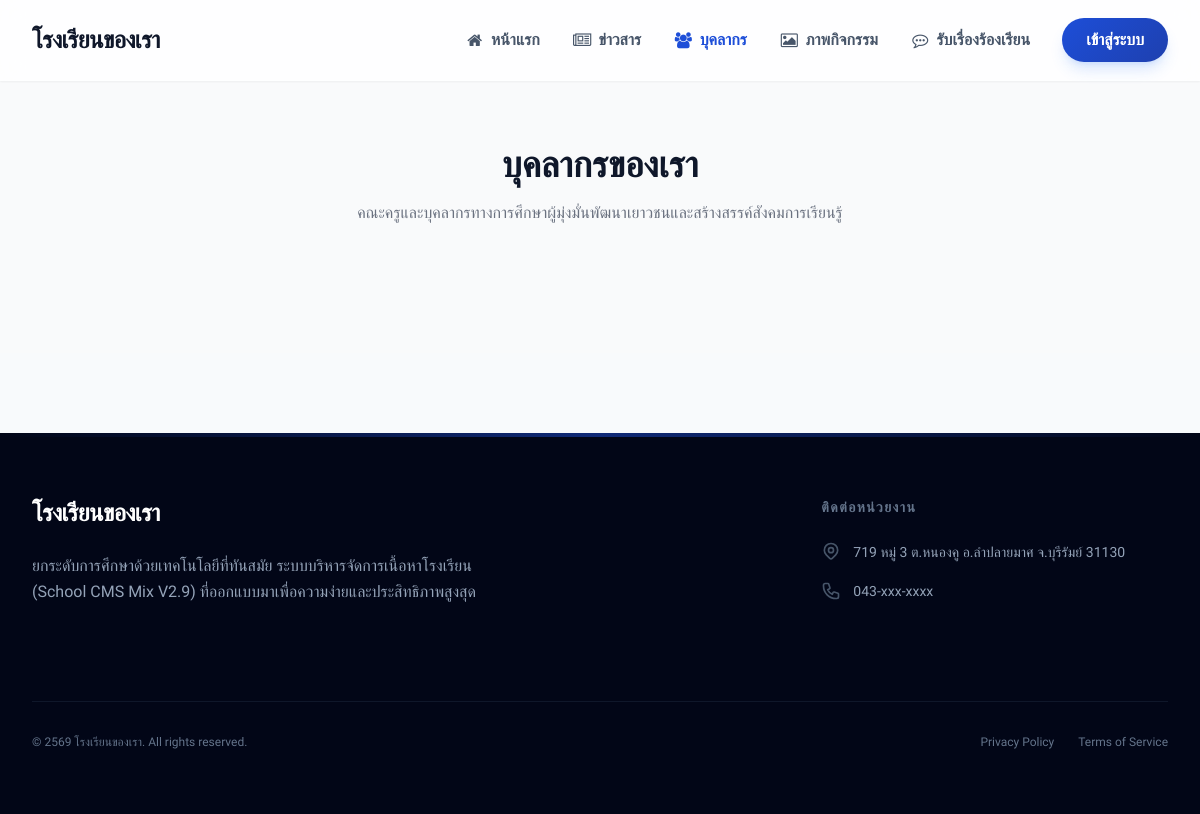
Screenshot of /personnel-view with the database file from the repository.
### tables this page shows
CREATE TABLE IF NOT EXISTS `settings` (
    `id` INT AUTO_INCREMENT PRIMARY KEY,
    `setting_key` VARCHAR(100) NOT NULL UNIQUE,
    `setting_value` LONGTEXT DEFAULT NULL,
    `category` VARCHAR(50) DEFAULT 'general',
    INDEX (`setting_key`)
);

CREATE TABLE IF NOT EXISTS `menus` (
    `id` INT AUTO_INCREMENT PRIMARY KEY,
    `title` VARCHAR(100) NOT NULL,
    `url` VARCHAR(255) NOT NULL,
    `icon` VARCHAR(100) DEFAULT NULL,
    `parent_id` INT DEFAULT NULL,
    `sort_order` INT DEFAULT 0,
    `is_active` TINYINT(1) DEFAULT 1,
    `created_at` TIMESTAMP DEFAULT CURRENT_TIMESTAMP,
    FOREIGN KEY (`parent_id`) REFERENCES `menus`(`id`) ON DELETE CASCADE
);

### themes/default/layout.php (the view, shortened to what the rows shown need)
<!DOCTYPE html>
<html lang="th" class="scroll-smooth">
<head>
    <?php
    $siteName = \Core\Database::getSetting('site_name', 'School CMS Mix V2.9');
    $currentPath = parse_url($_SERVER['REQUEST_URI'], PHP_URL_PATH);
    ?>
    <script src="https://cdn.tailwindcss.com"></script>
    <link href="https://cdnjs.cloudflare.com/ajax/libs/flowbite/2.3.0/flowbite.min.css" rel="stylesheet" />
    <link rel="stylesheet" href="https://cdnjs.cloudflare.com/ajax/libs/font-awesome/4.7.0/css/font-awesome.min.css">
</head>
<body class="bg-slate-50 flex flex-col min-h-screen text-slate-800">
    <nav class="glass-nav border-b border-white/20 sticky top-0 z-50 shadow-sm transition-all duration-300">
        <div class="max-w-7xl mx-auto px-4 sm:px-6 lg:px-8">
            <div class="flex justify-between h-20">
                <div class="flex items-center">
                    <a href="<?= url('/') ?>" class="flex-shrink-0 flex items-center group">
                        <span
                            class="text-2xl font-bold text-slate-900 heading-font tracking-tight"><?= $siteName ?></span>
                    </a>
                </div>
                <div class="hidden md:ml-6 md:flex md:items-center md:space-x-8">
                    <?php
                    $dynamicMenus = \Modules\Settings\Models\Menu::getAllActive();
                    foreach ($dynamicMenus as $m):
                        $hasChildren = !empty($m['children']);
                        $isActiveMenu = $currentPath === $m['url'];
                        ?>
                        <?php if (!$hasChildren): ?>
                            <a href="<?= url($m['url']) ?>"
                                class="<?= $isActiveMenu ? 'text-primary' : 'text-slate-600' ?> hover:text-primary font-bold transition-colors flex items-center">
                                <?php if ($m['icon']): ?>
                                    <i class="fa <?= $m['icon'] ?> fa-fw mr-1.5"></i>
                                <?php endif; ?>
                                <?= $m['title'] ?>
                            </a>
                        <?php endif; ?>
                    <?php endforeach; ?>
                    <a href="<?= url('/auth') ?>"
                        class="btn-premium text-white px-6 py-2.5 rounded-full font-bold shadow-lg shadow-blue-500/20">เข้าสู่ระบบ</a>
                </div>
            </div>
        </div>
    </nav>
    <main class="flex-grow animate-fade-in">
        <?php if (isset($content))
            echo $content; ?>
    </main>
    <footer class="bg-slate-950 text-white mt-20 relative overflow-hidden">
        <div
            class="absolute top-0 left-0 w-full h-1 bg-gradient-to-r from-transparent via-primary to-transparent opacity-50">
        </div>
        <div class="max-w-7xl mx-auto py-16 px-4 sm:px-6 lg:px-8 relative z-10">
            <div class="grid grid-cols-1 md:grid-cols-3 gap-12">
                <div class="md:col-span-2">
                    <div class="flex items-center mb-6">
                        <h3 class="text-2xl font-bold heading-font tracking-tight"><?= $siteName ?></h3>
                    </div>
                    <p class="text-slate-400 text-base max-w-md leading-relaxed mb-8">
                        <?= \Core\Database::getSetting('footer_description', 'ยกระดับการศึกษาด้วยเทคโนโลยีที่ทันสมัย ระบบบริหารจัดการเนื้อหาโรงเรียน (School CMS Mix V2.9) ที่ออกแบบมาเพื่อความง่ายและประสิทธิภาพสูงสุด') ?>
                    </p>
                </div>
                <div>
                    <h4 class="text-sm font-bold uppercase tracking-widest text-slate-500 mb-6">ติดต่อหน่วยงาน</h4>
                    <ul class="text-slate-400 space-y-4 text-sm leading-relaxed">
                        <li class="flex items-start">
                            <?= \Core\Database::getSetting('school_address', '719 หมู่ 3 ต.หนองคู อ.ลำปลายมาศ จ.บุรีรัมย์ 31130') ?>
                        </li>
                        <li class="flex items-center">
                            <?= \Core\Database::getSetting('school_phone', '043-xxx-xxxx') ?>
                        </li>
                    </ul>
                </div>
            </div>
            <div
                class="mt-16 pt-8 border-t border-slate-900 flex flex-col md:flex-row justify-between items-center text-xs text-slate-500 space-y-4 md:space-y-0">
                <p><?= \Core\Database::getSetting('footer_copyright', '&copy; ' . (date('Y') + 543) . ' ' . $siteName . '. All rights reserved.') ?>
                </p>
                <div class="flex space-x-6">
                    <a href="#" class="hover:text-slate-300">Privacy Policy</a>
                    <a href="#" class="hover:text-slate-300">Terms of Service</a>
                </div>
            </div>
        </div>
    </footer>
</body>
</html>

### core/Router.php (shortened to what the rows shown need)
<?php
class Router
{
    private array $routes = [];
    public function add(string $path, $callback): void
    {
        $path = $this->trimPath($path);
        $this->routes[$path] = $callback;
    }
    public function resolve(): void
    {
        $uri = parse_url($_SERVER['REQUEST_URI'], PHP_URL_PATH);
        $path = $this->trimPath($uri);
        uksort($this->routes, function($a, $b) {
            return strlen($b) <=> strlen($a);
        });
        foreach ($this->routes as $routePath => $callback) {
            if ($path === $routePath || strpos($path, $routePath . '/') === 0) {
                $params = [];
                $this->execute($callback, $params);
                return;
            }
        }
    }
    private function execute($callback, array $params = []): void
    {
        if (is_callable($callback)) {
            call_user_func_array($callback, $params);
        } elseif (is_string($callback)) {
            list($controller, $method) = explode('@', $callback);
            if (class_exists($controller)) {
                $instance = new $controller();
                call_user_func_array([$instance, $method], $params);
            }
        }
    }
    private function trimPath(string $path): string
    {
        return trim($path, '/');
    }
}

### rows the page displays
settings: setting_value "โรงเรียนของเรา"
menus: title "หน้าแรก"
menus: title "ข่าวสาร"
menus: title "บุคลากร"
menus: title "ภาพกิจกรรม"
menus: title "รับเรื่องร้องเรียน"
